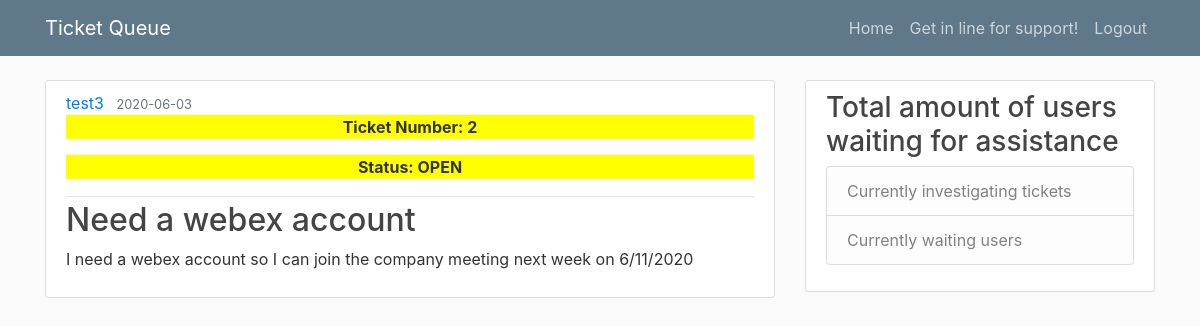
Screenshot of /post/2 (signed in) with the database file from the repository.
### helpdeskqueue/models.py (models this page shows, shortened)
class User(db.Model, UserMixin):
    id = db.Column(db.Integer, primary_key = True)
    username = db.Column(db.String(20), unique = True, nullable = False)
    user_type = db.Column(db.String(20), unique = True, nullable = False)
    email = db.Column(db.String(120), unique = True, nullable = False)
    password = db.Column(db.String(60), nullable = False)
    posts = db.relationship('Post', backref = 'author', lazy = True)

class Post(db.Model):
    id = db.Column(db.Integer, primary_key = True)
    title = db.Column(db.String(100), nullable = False)
    date_posted = db.Column(db.DateTime, nullable = False, default = datetime.utcnow)
    content = db.Column(db.Text, nullable = False)
    category = db.Column(db.Text, nullable = False)
    status = db.Column(db.Text, nullable = False)
    user_id = db.Column(db.Integer, db.ForeignKey('user.id'), nullable = False)
    notes = db.Column(db.String, nullable = True)
    assisted_by = db.Column(db.String, nullable = True)

### helpdeskqueue/routes.py (the view, shortened to what this page needs)
@app.route("/post/<int:post_id>", methods = ['GET', 'POST'])
@login_required
def post(post_id):
    admin = 'admin'
    form = QueueForm()
    action = PageAction()
    post = Post.query.get_or_404(post_id)
    return render_template('post.html', title = post.title, post = post, admin = admin, status = status, form = form, action = action)

### helpdeskqueue/models.py (called while the page is built)
@login_manager.user_loader
def load_user(user_id):
    return User.query.get(int(user_id))

### helpdeskqueue/templates/post.html (shortened to what this page needs)
{% extends 'layout.html' %}
{% block content %}
    <article class="media content-section">
        <div class="media-body">
          <div class="article-metadata">
            <a class="mr-2" href="{{ url_for('user_posts', username = post.author.username) }}">{{ post.author.username }}</a>
            <small class="text-muted">{{ post.date_posted.strftime('%Y-%m-%d') }}</small>
            {% if post.status == status[0] %}
            <p style="background-color: #FFFF00; text-align: center"><strong>Ticket Number: {{ post.id }}</strong></p>
            <p style="background-color: #FFFF00; text-align: center"><strong>Status: {{ post.status.upper() }}</strong></p>
            {% endif %}
          </div>
          <h2 class = "article-title">{{ post.title }}</h2>
          <p class= "article-content">{{ post.content }}</p>
        </div>
      </article>
{% endblock content %}

### helpdeskqueue/static/main.css (style rules this page uses)
body { background: #fafafa; color: #333333; margin-top: 5rem; }
h1, h2, h3, h4, h5, h6 { color: #444444; }
.content-section { background: #ffffff; padding: 10px 20px; border: 1px solid #dddddd; border-radius: 3px; margin-bottom: 20px; }
.article-title { color: #444444; }
.article-content { white-space: pre-line; }
.article-metadata { padding-bottom: 1px; margin-bottom: 4px; border-bottom: 1px solid #e3e3e3 }

### rows the page displays
User: author.username "test3"
Post: date_posted "2020-06-03", id "2", status "OPEN", title "Need a webex account", content "I need a webex account so I can join the company meeting next week on 6/11/2020"
